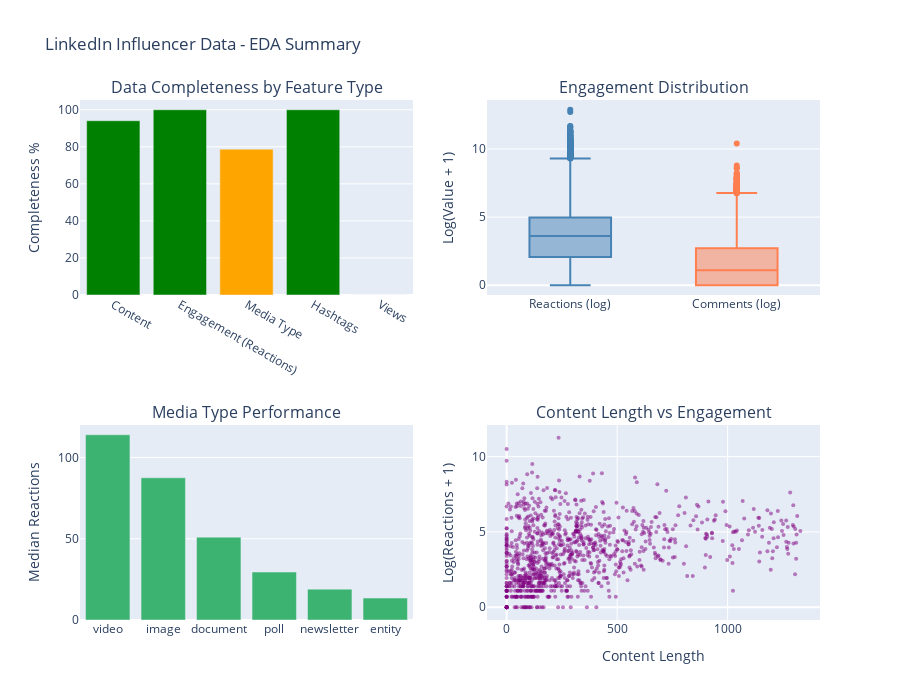

Here is the notebook cell this chart was saved with:
### Code cell
# Create summary visualization
fig = make_subplots(
    rows=2, cols=2,
    subplot_titles=('Data Completeness by Feature Type', 'Engagement Distribution',
                    'Media Type Performance', 'Content Length vs Engagement'),
    specs=[[{'type': 'bar'}, {'type': 'box'}],
           [{'type': 'bar'}, {'type': 'scatter'}]]
)

# 1. Data completeness
categories = ['Content', 'Engagement\n(Reactions)', 'Media Type', 'Hashtags', 'Views']
completeness_vals = [
    df['content'].notna().mean() * 100,
    df['reactions_num'].notna().mean() * 100,
    df['media_type'].notna().mean() * 100,
    df['num_hashtags_num'].notna().mean() * 100,
    df['views_num'].notna().mean() * 100
]
colors = ['green' if v > 80 else 'orange' if v > 50 else 'red' for v in completeness_vals]
fig.add_trace(go.Bar(x=categories, y=completeness_vals, marker_color=colors, name='Completeness'), row=1, col=1)

# 2. Engagement box plot
fig.add_trace(go.Box(y=np.log1p(df['reactions_num'].dropna()), name='Reactions (log)', marker_color='steelblue'), row=1, col=2)
fig.add_trace(go.Box(y=np.log1p(df['comments_num'].dropna()), name='Comments (log)', marker_color='coral'), row=1, col=2)

# 3. Media type performance
if 'media_type' in df.columns:
    media_perf = df.groupby('media_type')['reactions_num'].median().sort_values(ascending=False).head(6)
    fig.add_trace(go.Bar(x=media_perf.index, y=media_perf.values, marker_color='mediumseagreen', name='Median Reactions'), row=2, col=1)

# 4. Content length vs engagement (sample)
sample = df[['content_length', 'reactions_num']].dropna().sample(min(1000, len(df)))
fig.add_trace(go.Scatter(x=sample['content_length'], y=np.log1p(sample['reactions_num']),
                         mode='markers', marker=dict(size=4, opacity=0.5, color='purple'), name='Posts'), row=2, col=2)

fig.update_layout(height=700, showlegend=False, title_text='LinkedIn Influencer Data - EDA Summary')
fig.update_yaxes(title_text='Completeness %', row=1, col=1)
fig.update_yaxes(title_text='Log(Value + 1)', row=1, col=2)
fig.update_yaxes(title_text='Median Reactions', row=2, col=1)
fig.update_yaxes(title_text='Log(Reactions + 1)', row=2, col=2)
fig.update_xaxes(title_text='Content Length', row=2, col=2)

fig.write_html('eda_summary_interactive.html')
fig.show()

### Figure 1 — Plotly figure (JSON) as saved in the notebook; plotly's stock layout.template omitted (floating-point values rounded to 4 significant figures; data arrays with more than 128 entries replaced by an {"elided": "..."} marker saying what was removed)
{"data": [{"marker": {"color": ["green", "green", "orange", "green", "red"]}, "name": "Completeness", "type": "bar", "x": ["Content", "Engagement\n(Reactions)", "Media Type", "Hashtags", "Views"], "xaxis": "x", "y": [94.07, 100, 78.73, 100, 0], "yaxis": "y"}, {"marker": {"color": "steelblue"}, "name": "Reactions (log)", "type": "box", "xaxis": "x2", "y": {"elided": "34012 float values"}, "yaxis": "y2"}, {"marker": {"color": "coral"}, "name": "Comments (log)", "type": "box", "xaxis": "x2", "y": {"elided": "34012 float values"}, "yaxis": "y2"}, {"marker": {"color": "mediumseagreen"}, "name": "Median Reactions", "type": "bar", "x": ["video", "image", "document", "poll", "newsletter", "entity"], "xaxis": "x3", "y": [114.0, 87.5, 51.0, 29.5, 19.0, 13.5], "yaxis": "y3"}, {"marker": {"color": "purple", "opacity": 0.5, "size": 4}, "mode": "markers", "name": "Posts", "type": "scatter", "x": {"elided": "1000 int values"}, "xaxis": "x4", "y": {"elided": "1000 float values"}, "yaxis": "y4"}], "layout": {"annotations": [{"font": {"size": 16}, "showarrow": false, "text": "Data Completeness by Feature Type", "x": 0.225, "xanchor": "center", "xref": "paper", "y": 1, "yanchor": "bottom", "yref": "paper"}, {"font": {"size": 16}, "showarrow": false, "text": "Engagement Distribution", "x": 0.775, "xanchor": "center", "xref": "paper", "y": 1, "yanchor": "bottom", "yref": "paper"}, {"font": {"size": 16}, "showarrow": false, "text": "Media Type Performance", "x": 0.225, "xanchor": "center", "xref": "paper", "y": 0.375, "yanchor": "bottom", "yref": "paper"}, {"font": {"size": 16}, "showarrow": false, "text": "Content Length vs Engagement", "x": 0.775, "xanchor": "center", "xref": "paper", "y": 0.375, "yanchor": "bottom", "yref": "paper"}], "height": 700, "showlegend": false, "title": {"text": "LinkedIn Influencer Data - EDA Summary"}, "xaxis": {"anchor": "y", "domain": [0, 0.45]}, "xaxis2": {"anchor": "y2", "domain": [0.55, 1]}, "xaxis3": {"anchor": "y3", "domain": [0, 0.45]}, "xaxis4": {"anchor": "y4", "domain": [0.55, 1], "title": {"text": "Content Length"}}, "yaxis": {"anchor": "x", "domain": [0.625, 1], "title": {"text": "Completeness %"}}, "yaxis2": {"anchor": "x2", "domain": [0.625, 1], "title": {"text": "Log(Value + 1)"}}, "yaxis3": {"anchor": "x3", "domain": [0, 0.375], "title": {"text": "Median Reactions"}}, "yaxis4": {"anchor": "x4", "domain": [0, 0.375], "title": {"text": "Log(Reactions + 1)"}}}}
